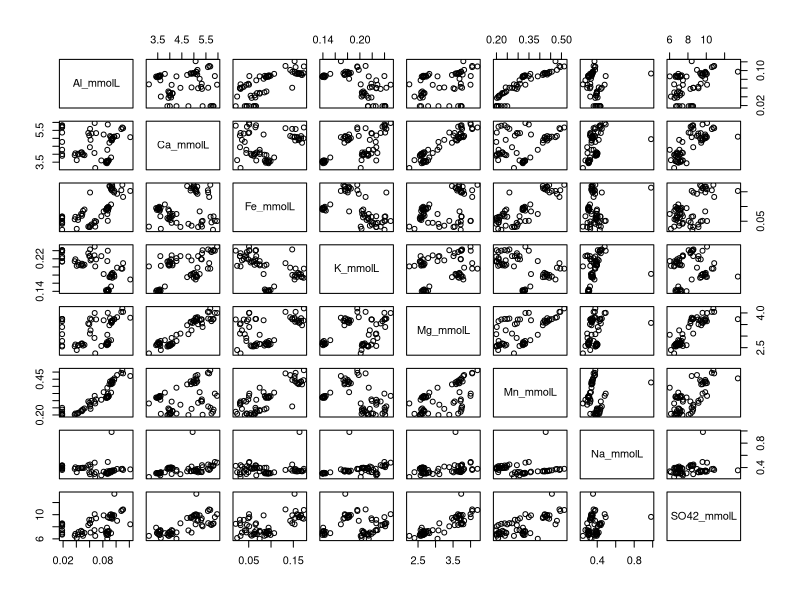
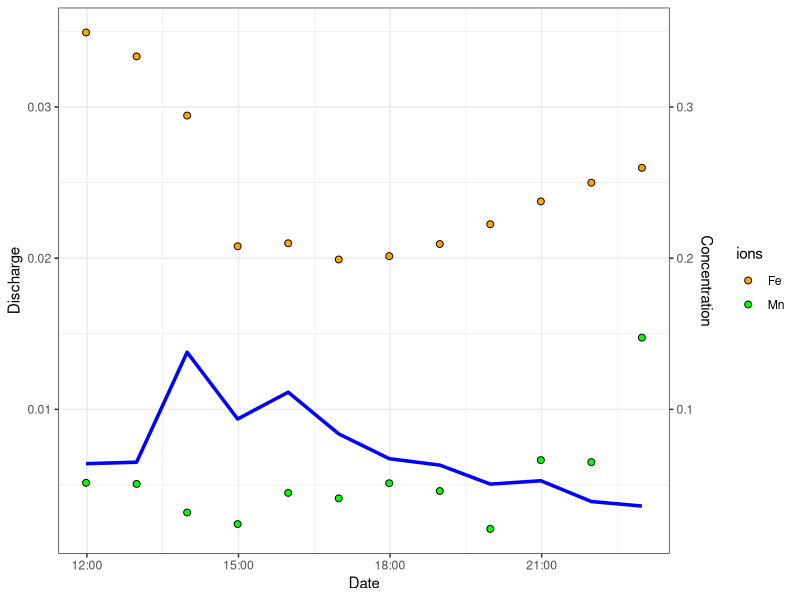

Recreate these plots in R, in order.
# Rename columns to be R friendly

newname<-c("sample_name","date_and_time","Q_m3s","Al_mgL","Ca_mgL","Fe_mgL","K_mgL","Mg_mgL","Mn_mgL","Na_mgL","SO42_mgL","pH","EC")
stormevents<-read.csv(file="StormEvents.csv",header=TRUE)
colnames(stormevents)<-newname

# Pull out date and time

library(lubridate)
stormevents$newdate<-mdy_hm(stormevents$date_and_time)
stormevents$year<-year(stormevents$newdate)
stormevents$doy<-yday(stormevents$newdate)
stormevents$hour<-hour(stormevents$newdate)
stormevents$min<-minute(stormevents$newdate)
stormevents$time<-stormevents$hour + stormevents$min/60

# Transform mg/L to mmol/L

stormevents$Al_mmolL<-(stormevents$Al_mgL/26.982)
stormevents$Ca_mmolL<-(stormevents$Ca_mgL/40.08)
stormevents$Fe_mmolL<-(stormevents$Fe_mgL/55.845)
stormevents$K_mmolL<-(stormevents$K_mgL/39.099)
stormevents$Mg_mmolL<-(stormevents$Mg_mgL/24.305)
stormevents$Mn_mmolL<-(stormevents$Mn_mgL/54.938)
stormevents$Na_mmolL<-(stormevents$Na_mgL/22.99)
stormevents$SO42_mmolL<-(stormevents$SO42_mgL/96.06)

# Scatter plot matrix for Al to SO42
pairs(stormevents[20:27])

# Plot July 7 event for Fe and Mn
Jul717storm<-stormevents[which(stormevents$doy == "188"),]
library(ggplot2)
yscale<-10

two_ys<-ggplot(Jul717storm,aes(x=newdate))+
  geom_line(aes(y=Q_m3s),colour="blue",size=1.2)+
  geom_point(aes(y=Fe_mmolL/yscale,fill="orange"),colour="black",pch=21,size=2)+
  geom_point(aes(y=Mn_mmolL/yscale,fill="green"),pch=21,colour="black",size=2)+
  scale_y_continuous(sec.axis=sec_axis(~.*yscale,name="Concentration"))+
  scale_fill_manual(guide="legend",name="ions",
                    values=c("orange","green"),labels=c("Fe","Mn"))+
  labs(y="Discharge",
       x="Date")+
  theme_bw()

two_ys
